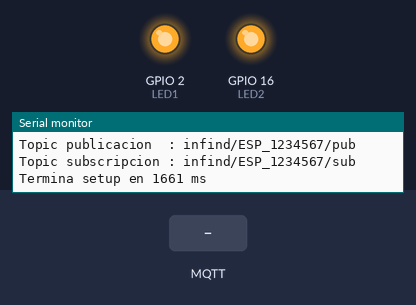
A sketch run on a simulated ESP8266 (NodeMCU). On the bench: output pins drawn as LEDs (lit = HIGH), the last lines printed to the serial monitor. The inputs (shaded band) are chosen by the test bench. WiFi joins after 1.5 s; servers stay silent unless stated; no MQTT or app messages arrive unless stated.

Above: at 2.8 s.
2.9 s: MQTT message "1" arrives on the first subscribed topic
At 3.2 s:
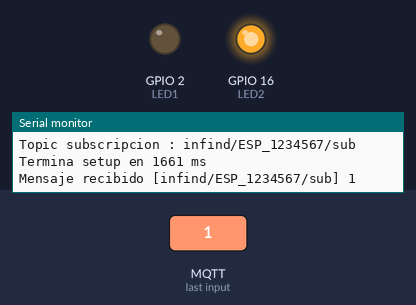
At 5.05 s:
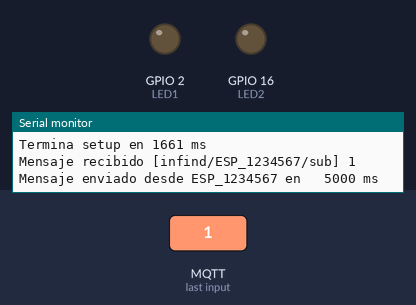
5.9 s: MQTT message "0" arrives on the first subscribed topic
At 10.05 s:
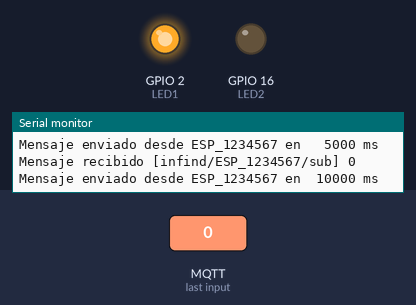
Timing chart, 0 to 16.4 s (numbered marks = the images above; inputs shaded):
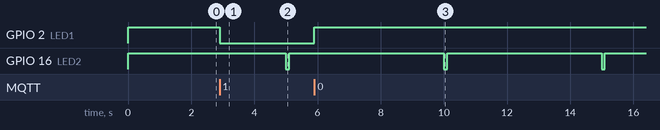

Measured:
- after the input at 2.9 s, GPIO 2 (LED1): HIGH → LOW at once
- after the input at 5.9 s, GPIO 2 (LED1): LOW → HIGH at once
- by itself, GPIO 16 (LED2): alternates HIGH for 4.9 s and LOW for 0.10 s

The sketch:

ejemplo_mqtt.ino
```cpp
/*
 Basic ESP8266 MQTT example

 Principales diferencias con el ejemplo de la librería PubSubClient:
   Utiliza el ID del chip en setup() para:
     - construir un identificador único para conectar con MQTT (ESP_???????)
     - construir topics únicos para esta placa (infind/ESP_???????/+)
   Conecta a MQTT usando usuario/contraseña (conecta_mqtt())
   Configura el servidor MQTT para admitir mensajes hasta 512 bytes (setup())
   En callback():
     - copia el mensaje a una cadena de caracteres (gestión de memoria con malloc/free)
     - comprueba el valor del topic
   Al enviar un mensaje enciende el LED correspondiente al GPIO16
*/

#include <ESP8266WiFi.h>
#include <PubSubClient.h>

WiFiClient wClient;
PubSubClient mqtt_client(wClient);

// Update these with values suitable for your network.
const char* ssid = "infind";
const char* password = "1518wifi";
const char* mqtt_server = "iot.ac.uma.es";
const char* mqtt_user = "infind";
const char* mqtt_pass = "zancudo";

// cadenas para topics e ID
char ID_PLACA[16];
char topic_PUB[256];
char topic_SUB[256];

// GPIOs
int LED1 = 2;
int LED2 = 16;

//-----------------------------------------------------
void conecta_wifi() {
  Serial.printf("\nConnecting to %s:\n", ssid);

  WiFi.mode(WIFI_STA);
  WiFi.begin(ssid, password);

  while (WiFi.status() != WL_CONNECTED) {
    delay(200);
    Serial.print(".");
  }
  Serial.printf("\nWiFi connected, IP address: %s\n", WiFi.localIP().toString().c_str());
}

//-----------------------------------------------------
void conecta_mqtt() {
  // Loop until we're reconnected
  while (!mqtt_client.connected()) {
    Serial.print("Attempting MQTT connection...");
    // Attempt to connect
    if (mqtt_client.connect(ID_PLACA, mqtt_user, mqtt_pass)) {
      Serial.printf(" conectado a broker: %s\n",mqtt_server);
      mqtt_client.subscribe(topic_SUB);
    } else {
      Serial.printf("failed, rc=%d  try again in 5s\n", mqtt_client.state());
      // Wait 5 seconds before retrying
      delay(5000);
    }
  }
}

//-----------------------------------------------------
void procesa_mensaje(char* topic, byte* payload, unsigned int length) {
  char *mensaje = (char *)malloc(length+1); // reservo memoria para copia del mensaje
  strncpy(mensaje, (char*)payload, length); // copio el mensaje en cadena de caracteres
  mensaje[length]='\0'; // caracter cero marca el final de la cadena
  Serial.printf("Mensaje recibido [%s] %s\n", topic, mensaje);
  // compruebo el topic
  if(strcmp(topic, topic_SUB)==0)
  {
    if (mensaje[0] == '1') {
        digitalWrite(LED1, LOW);   // Turn the LED on (Note that LOW is the voltage level
      } else {
        digitalWrite(LED1, HIGH);  // Turn the LED off by making the voltage HIGH
      }
  }
  free(mensaje);
}

//-----------------------------------------------------
//     SETUP
//-----------------------------------------------------
void setup() {
  Serial.begin(115200);
  Serial.println();
  Serial.println("Empieza setup...");
  pinMode(LED1, OUTPUT);    // inicializa GPIO como salida
  pinMode(LED2, OUTPUT);
  digitalWrite(LED1, HIGH); // apaga el led
  digitalWrite(LED2, HIGH);
  // crea topics usando id de la placa
  sprintf(ID_PLACA, "ESP_%d", ESP.getChipId());
  sprintf(topic_PUB, "infind/%s/pub", ID_PLACA);
  sprintf(topic_SUB, "infind/%s/sub", ID_PLACA);
  conecta_wifi();
  mqtt_client.setServer(mqtt_server, 1883);
  mqtt_client.setBufferSize(512); // para poder enviar mensajes de hasta X bytes
  mqtt_client.setCallback(procesa_mensaje);
  conecta_mqtt();
  Serial.printf("Identificador placa: %s\n", ID_PLACA );
  Serial.printf("Topic publicacion  : %s\n", topic_PUB);
  Serial.printf("Topic subscripcion : %s\n", topic_SUB);
  Serial.printf("Termina setup en %lu ms\n\n",millis());
}

//-----------------------------------------------------
#define TAMANHO_MENSAJE 128
unsigned long ultimo_mensaje=0;
//-----------------------------------------------------
//     LOOP
//-----------------------------------------------------
void loop() {
  if (!mqtt_client.connected()) conecta_mqtt();
  mqtt_client.loop(); // esta llamada para que la librería recupere el control
  unsigned long ahora = millis();
  if (ahora - ultimo_mensaje >= 5000) {
    char mensaje[TAMANHO_MENSAJE];
    ultimo_mensaje = ahora;
    snprintf (mensaje, TAMANHO_MENSAJE, "Mensaje enviado desde %s en %6lu ms", ID_PLACA, ahora);
    Serial.println(mensaje);
    mqtt_client.publish(topic_PUB, mensaje);
    digitalWrite(LED2, LOW); // enciende el led al enviar mensaje
  }
  if (digitalRead(LED2)==LOW && ahora-ultimo_mensaje>=100)
    digitalWrite(LED2, HIGH);
}
```
